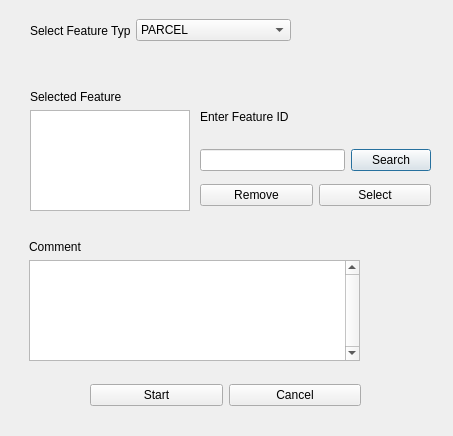
<?xml version="1.0" encoding="UTF-8"?>
<ui version="4.0">
 <class>dialog</class>
 <widget class="QDialog" name="dialog">
  <property name="geometry">
   <rect>
    <x>0</x>
    <y>0</y>
    <width>453</width>
    <height>436</height>
   </rect>
  </property>
  <property name="windowTitle">
   <string>Initialize Task</string>
  </property>
  <property name="windowIcon">
   <iconset resource="../resources.qrc">
    <normaloff>:/plugins/RECS/recsicon.PNG</normaloff>:/plugins/RECS/recsicon.PNG</iconset>
  </property>
  <widget class="QWidget" name="verticalLayoutWidget">
   <property name="geometry">
    <rect>
     <x>30</x>
     <y>90</y>
     <width>160</width>
     <height>121</height>
    </rect>
   </property>
   <layout class="QVBoxLayout" name="verticalLayout">
    <item>
     <widget class="QLabel" name="label_2">
      <property name="text">
       <string>Selected Feature </string>
      </property>
     </widget>
    </item>
    <item>
     <widget class="QTextEdit" name="featurIDtxt">
      <property name="readOnly">
       <bool>true</bool>
      </property>
     </widget>
    </item>
   </layout>
  </widget>
  <widget class="QWidget" name="horizontalLayoutWidget">
   <property name="geometry">
    <rect>
     <x>30</x>
     <y>10</y>
     <width>261</width>
     <height>41</height>
    </rect>
   </property>
   <layout class="QHBoxLayout" name="horizontalLayout">
    <item>
     <widget class="QLabel" name="label">
      <property name="maximumSize">
       <size>
        <width>100</width>
        <height>16777215</height>
       </size>
      </property>
      <property name="text">
       <string>Select Feature Type</string>
      </property>
     </widget>
    </item>
    <item>
     <widget class="QComboBox" name="comboBox">
      <property name="minimumSize">
       <size>
        <width>0</width>
        <height>0</height>
       </size>
      </property>
      <property name="cursor">
       <cursorShape>PointingHandCursor</cursorShape>
      </property>
      <property name="acceptDrops">
       <bool>false</bool>
      </property>
      <property name="editable">
       <bool>false</bool>
      </property>
      <property name="currentIndex">
       <number>1</number>
      </property>
      <property name="maxVisibleItems">
       <number>1000</number>
      </property>
      <item>
       <property name="text">
        <string>BUILDING</string>
       </property>
      </item>
      <item>
       <property name="text">
        <string>PARCEL</string>
       </property>
      </item>
      <item>
       <property name="text">
        <string>WOREDA</string>
       </property>
      </item>
      <item>
       <property name="text">
        <string>SUBCITY</string>
       </property>
      </item>
     </widget>
    </item>
   </layout>
  </widget>
  <widget class="QWidget" name="gridLayoutWidget">
   <property name="geometry">
    <rect>
     <x>200</x>
     <y>90</y>
     <width>231</width>
     <height>81</height>
    </rect>
   </property>
   <layout class="QGridLayout" name="gridLayout">
    <item row="0" column="0">
     <widget class="QLabel" name="label_3">
      <property name="text">
       <string>Enter Feature ID</string>
      </property>
     </widget>
    </item>
    <item row="1" column="1">
     <widget class="QPushButton" name="srchButton">
      <property name="text">
       <string>Search</string>
      </property>
     </widget>
    </item>
    <item row="1" column="0">
     <widget class="QLineEdit" name="fetrID"/>
    </item>
   </layout>
  </widget>
  <widget class="QWidget" name="horizontalLayoutWidget_2">
   <property name="geometry">
    <rect>
     <x>200</x>
     <y>180</y>
     <width>231</width>
     <height>31</height>
    </rect>
   </property>
   <layout class="QHBoxLayout" name="horizontalLayout_2">
    <item>
     <widget class="QPushButton" name="rmvButton">
      <property name="text">
       <string>Remove</string>
      </property>
     </widget>
    </item>
    <item>
     <widget class="QPushButton" name="slctButton">
      <property name="text">
       <string>Select</string>
      </property>
     </widget>
    </item>
   </layout>
  </widget>
  <widget class="QWidget" name="verticalLayoutWidget_2">
   <property name="geometry">
    <rect>
     <x>29</x>
     <y>240</y>
     <width>331</width>
     <height>121</height>
    </rect>
   </property>
   <layout class="QVBoxLayout" name="verticalLayout_2">
    <item>
     <widget class="QLabel" name="label_4">
      <property name="text">
       <string>Comment</string>
      </property>
     </widget>
    </item>
    <item>
     <widget class="QTextEdit" name="cmntText">
      <property name="verticalScrollBarPolicy">
       <enum>Qt::ScrollBarAlwaysOn</enum>
      </property>
     </widget>
    </item>
   </layout>
  </widget>
  <widget class="QWidget" name="horizontalLayoutWidget_3">
   <property name="geometry">
    <rect>
     <x>90</x>
     <y>370</y>
     <width>271</width>
     <height>51</height>
    </rect>
   </property>
   <layout class="QHBoxLayout" name="horizontalLayout_3">
    <item>
     <widget class="QPushButton" name="strtButton">
      <property name="text">
       <string>Start</string>
      </property>
     </widget>
    </item>
    <item>
     <widget class="QPushButton" name="cncelButton">
      <property name="text">
       <string>Cancel</string>
      </property>
     </widget>
    </item>
   </layout>
  </widget>
 </widget>
 <resources>
  <include location="../resources.qrc"/>
 </resources>
 <connections/>
</ui>
